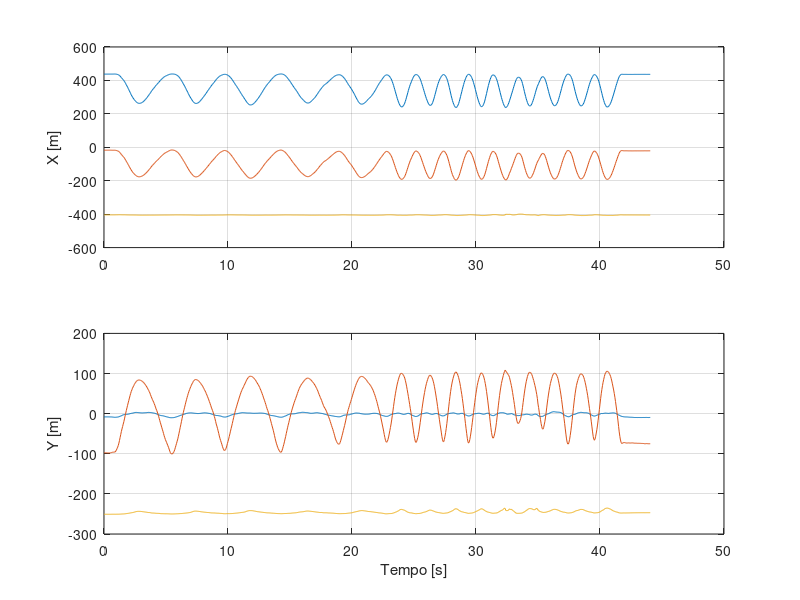

The MATLAB source for this figure:
clear
load('Lez2.mat');
kk=1;
for ii=1:3
    exp(ii).xdata=data_mod(:,kk);
    exp(ii).ydata=data_mod(:,kk+1);
    kk=kk+2;
end

t1=0;
t2=0;

for ii=1:length(exp(ii).xdata)
    t2=t2+0.05;
end
t=t1:0.05:t2;

figure(1)
subplot(211)
plot(t,exp(1).xdata)
hold on
plot(t,exp(2).xdata)
hold on
plot(t,exp(3).xdata)
grid on
ylabel('X [m]')

subplot(212)
plot(t,exp(1).ydata)
hold on
plot(t,exp(2).ydata)
hold on
plot(t,exp(3).ydata)
grid on
ylabel('Y [m]')
xlabel('Tempo [s]')